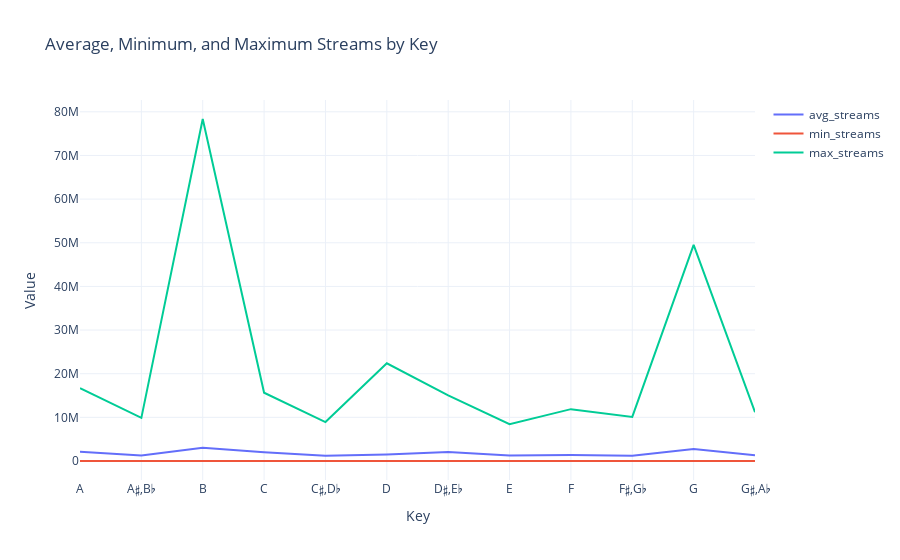

Source (notebook cell):
### Code cell
# Sử dụng Plotly để vẽ biểu đồ dạng đường
fig = go.Figure()

# Melt DataFrame để biến đổi dữ liệu thành dạng phù hợp cho Plotly
melted_df = pd.melt(result_df, id_vars='key', var_name='variable', value_name='value')

# Vẽ biểu đồ dạng đường cho từng biến
for variable in melted_df['variable'].unique():
    subset = melted_df[melted_df['variable'] == variable]
    fig.add_trace(go.Scatter(x=subset['key'], y=subset['value'], mode='lines', name=variable))

# Cài đặt tiêu đề và ghi chú
fig.update_layout(
    title='Average, Minimum, and Maximum Streams by Key',
    xaxis_title='Key',
    yaxis_title='Value',
)

fig.show()

### Figure 1 — Plotly figure (JSON) as saved in the notebook; plotly's stock layout.template omitted (floating-point values rounded to 4 significant figures)
{"data": [{"mode": "lines", "name": "avg_streams", "type": "scatter", "x": ["A", "A♯,B♭", "B", "C", "C♯,D♭", "D", "D♯,E♭", "E", "F", "F♯,G♭", "G", "G♯,A♭"], "y": [2153000.0, 1283000.0, 3028000.0, 1988000.0, 1190000.0, 1509000.0, 2078000.0, 1283000.0, 1370000.0, 1212000.0, 2746000.0, 1295000.0]}, {"mode": "lines", "name": "min_streams", "type": "scatter", "x": ["A", "A♯,B♭", "B", "C", "C♯,D♭", "D", "D♯,E♭", "E", "F", "F♯,G♭", "G", "G♯,A♭"], "y": [6137, 14673, 5906, 7332, 10128, 5744, 18068, 11320, 5965, 8448, 11397, 11815]}, {"mode": "lines", "name": "max_streams", "type": "scatter", "x": ["A", "A♯,B♭", "B", "C", "C♯,D♭", "D", "D♯,E♭", "E", "F", "F♯,G♭", "G", "G♯,A♭"], "y": [16696482, 9879878, 78349617, 15649747, 8923275, 22382575, 15057926, 8432975, 11883770, 10096421, 49527121, 11178774]}], "layout": {"title": {"text": "Average, Minimum, and Maximum Streams by Key"}, "xaxis": {"title": {"text": "Key"}}, "yaxis": {"title": {"text": "Value"}}}}
